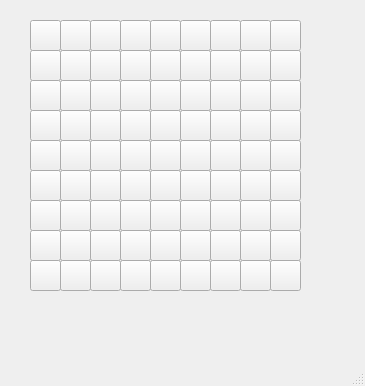
<?xml version="1.0" encoding="UTF-8"?>
<ui version="4.0">
 <class>MainWindow</class>
 <widget class="QMainWindow" name="MainWindow">
  <property name="geometry">
   <rect>
    <x>0</x>
    <y>0</y>
    <width>365</width>
    <height>386</height>
   </rect>
  </property>
  <property name="windowTitle">
   <string>MainWindow</string>
  </property>
  <widget class="QWidget" name="centralwidget">
   <widget class="QPushButton" name="push00">
    <property name="geometry">
     <rect>
      <x>30</x>
      <y>20</y>
      <width>31</width>
      <height>31</height>
     </rect>
    </property>
    <property name="text">
     <string/>
    </property>
   </widget>
   <widget class="QPushButton" name="push01">
    <property name="geometry">
     <rect>
      <x>60</x>
      <y>20</y>
      <width>31</width>
      <height>31</height>
     </rect>
    </property>
    <property name="text">
     <string/>
    </property>
   </widget>
   <widget class="QPushButton" name="pushButton_3">
    <property name="geometry">
     <rect>
      <x>90</x>
      <y>20</y>
      <width>31</width>
      <height>31</height>
     </rect>
    </property>
    <property name="text">
     <string/>
    </property>
   </widget>
   <widget class="QPushButton" name="pushButton_4">
    <property name="geometry">
     <rect>
      <x>120</x>
      <y>20</y>
      <width>31</width>
      <height>31</height>
     </rect>
    </property>
    <property name="text">
     <string/>
    </property>
   </widget>
   <widget class="QPushButton" name="pushButton_5">
    <property name="geometry">
     <rect>
      <x>150</x>
      <y>20</y>
      <width>31</width>
      <height>31</height>
     </rect>
    </property>
    <property name="text">
     <string/>
    </property>
   </widget>
   <widget class="QPushButton" name="pushButton_6">
    <property name="geometry">
     <rect>
      <x>180</x>
      <y>20</y>
      <width>31</width>
      <height>31</height>
     </rect>
    </property>
    <property name="text">
     <string/>
    </property>
   </widget>
   <widget class="QPushButton" name="pushButton_7">
    <property name="geometry">
     <rect>
      <x>210</x>
      <y>20</y>
      <width>31</width>
      <height>31</height>
     </rect>
    </property>
    <property name="text">
     <string/>
    </property>
   </widget>
   <widget class="QPushButton" name="pushButton_8">
    <property name="geometry">
     <rect>
      <x>240</x>
      <y>20</y>
      <width>31</width>
      <height>31</height>
     </rect>
    </property>
    <property name="text">
     <string/>
    </property>
   </widget>
   <widget class="QPushButton" name="pushButton_9">
    <property name="geometry">
     <rect>
      <x>270</x>
      <y>20</y>
      <width>31</width>
      <height>31</height>
     </rect>
    </property>
    <property name="text">
     <string/>
    </property>
   </widget>
   <widget class="QPushButton" name="pushButton_10">
    <property name="geometry">
     <rect>
      <x>180</x>
      <y>50</y>
      <width>31</width>
      <height>31</height>
     </rect>
    </property>
    <property name="text">
     <string/>
    </property>
   </widget>
   <widget class="QPushButton" name="pushButton_11">
    <property name="geometry">
     <rect>
      <x>240</x>
      <y>50</y>
      <width>31</width>
      <height>31</height>
     </rect>
    </property>
    <property name="text">
     <string/>
    </property>
   </widget>
   <widget class="QPushButton" name="pushButton_12">
    <property name="geometry">
     <rect>
      <x>270</x>
      <y>50</y>
      <width>31</width>
      <height>31</height>
     </rect>
    </property>
    <property name="text">
     <string/>
    </property>
   </widget>
   <widget class="QPushButton" name="pushButton_13">
    <property name="geometry">
     <rect>
      <x>30</x>
      <y>50</y>
      <width>31</width>
      <height>31</height>
     </rect>
    </property>
    <property name="text">
     <string/>
    </property>
   </widget>
   <widget class="QPushButton" name="pushButton_14">
    <property name="geometry">
     <rect>
      <x>120</x>
      <y>50</y>
      <width>31</width>
      <height>31</height>
     </rect>
    </property>
    <property name="text">
     <string/>
    </property>
   </widget>
   <widget class="QPushButton" name="pushButton_15">
    <property name="geometry">
     <rect>
      <x>150</x>
      <y>50</y>
      <width>31</width>
      <height>31</height>
     </rect>
    </property>
    <property name="text">
     <string/>
    </property>
   </widget>
   <widget class="QPushButton" name="pushButton_16">
    <property name="geometry">
     <rect>
      <x>210</x>
      <y>50</y>
      <width>31</width>
      <height>31</height>
     </rect>
    </property>
    <property name="text">
     <string/>
    </property>
   </widget>
   <widget class="QPushButton" name="pushButton_17">
    <property name="geometry">
     <rect>
      <x>60</x>
      <y>50</y>
      <width>31</width>
      <height>31</height>
     </rect>
    </property>
    <property name="text">
     <string/>
    </property>
   </widget>
   <widget class="QPushButton" name="pushButton_18">
    <property name="geometry">
     <rect>
      <x>90</x>
      <y>50</y>
      <width>31</width>
      <height>31</height>
     </rect>
    </property>
    <property name="text">
     <string/>
    </property>
   </widget>
   <widget class="QPushButton" name="pushButton_19">
    <property name="geometry">
     <rect>
      <x>180</x>
      <y>80</y>
      <width>31</width>
      <height>31</height>
     </rect>
    </property>
    <property name="text">
     <string/>
    </property>
   </widget>
   <widget class="QPushButton" name="pushButton_20">
    <property name="geometry">
     <rect>
      <x>240</x>
      <y>80</y>
      <width>31</width>
      <height>31</height>
     </rect>
    </property>
    <property name="text">
     <string/>
    </property>
   </widget>
   <widget class="QPushButton" name="pushButton_21">
    <property name="geometry">
     <rect>
      <x>270</x>
      <y>80</y>
      <width>31</width>
      <height>31</height>
     </rect>
    </property>
    <property name="text">
     <string/>
    </property>
   </widget>
   <widget class="QPushButton" name="pushButton_22">
    <property name="geometry">
     <rect>
      <x>30</x>
      <y>80</y>
      <width>31</width>
      <height>31</height>
     </rect>
    </property>
    <property name="text">
     <string/>
    </property>
   </widget>
   <widget class="QPushButton" name="pushButton_23">
    <property name="geometry">
     <rect>
      <x>120</x>
      <y>80</y>
      <width>31</width>
      <height>31</height>
     </rect>
    </property>
    <property name="text">
     <string/>
    </property>
   </widget>
   <widget class="QPushButton" name="pushButton_24">
    <property name="geometry">
     <rect>
      <x>150</x>
      <y>80</y>
      <width>31</width>
      <height>31</height>
     </rect>
    </property>
    <property name="text">
     <string/>
    </property>
   </widget>
   <widget class="QPushButton" name="pushButton_25">
    <property name="geometry">
     <rect>
      <x>210</x>
      <y>80</y>
      <width>31</width>
      <height>31</height>
     </rect>
    </property>
    <property name="text">
     <string/>
    </property>
   </widget>
   <widget class="QPushButton" name="pushButton_26">
    <property name="geometry">
     <rect>
      <x>60</x>
      <y>80</y>
      <width>31</width>
      <height>31</height>
     </rect>
    </property>
    <property name="text">
     <string/>
    </property>
   </widget>
   <widget class="QPushButton" name="pushButton_27">
    <property name="geometry">
     <rect>
      <x>90</x>
      <y>80</y>
      <width>31</width>
      <height>31</height>
     </rect>
    </property>
    <property name="text">
     <string/>
    </property>
   </widget>
   <widget class="QPushButton" name="pushButton_28">
    <property name="geometry">
     <rect>
      <x>180</x>
      <y>110</y>
      <width>31</width>
      <height>31</height>
     </rect>
    </property>
    <property name="text">
     <string/>
    </property>
   </widget>
   <widget class="QPushButton" name="pushButton_29">
    <property name="geometry">
     <rect>
      <x>240</x>
      <y>110</y>
      <width>31</width>
      <height>31</height>
     </rect>
    </property>
    <property name="text">
     <string/>
    </property>
   </widget>
   <widget class="QPushButton" name="pushButton_30">
    <property name="geometry">
     <rect>
      <x>270</x>
      <y>110</y>
      <width>31</width>
      <height>31</height>
     </rect>
    </property>
    <property name="text">
     <string/>
    </property>
   </widget>
   <widget class="QPushButton" name="pushButton_31">
    <property name="geometry">
     <rect>
      <x>30</x>
      <y>110</y>
      <width>31</width>
      <height>31</height>
     </rect>
    </property>
    <property name="text">
     <string/>
    </property>
   </widget>
   <widget class="QPushButton" name="pushButton_32">
    <property name="geometry">
     <rect>
      <x>120</x>
      <y>110</y>
      <width>31</width>
      <height>31</height>
     </rect>
    </property>
    <property name="text">
     <string/>
    </property>
   </widget>
   <widget class="QPushButton" name="pushButton_33">
    <property name="geometry">
     <rect>
      <x>150</x>
      <y>110</y>
      <width>31</width>
      <height>31</height>
     </rect>
    </property>
    <property name="text">
     <string/>
    </property>
   </widget>
   <widget class="QPushButton" name="pushButton_34">
    <property name="geometry">
     <rect>
      <x>210</x>
      <y>110</y>
      <width>31</width>
      <height>31</height>
     </rect>
    </property>
    <property name="text">
     <string/>
    </property>
   </widget>
   <widget class="QPushButton" name="pushButton_35">
    <property name="geometry">
     <rect>
      <x>60</x>
      <y>110</y>
      <width>31</width>
      <height>31</height>
     </rect>
    </property>
    <property name="text">
     <string/>
    </property>
   </widget>
   <widget class="QPushButton" name="pushButton_36">
    <property name="geometry">
     <rect>
      <x>90</x>
      <y>110</y>
      <width>31</width>
      <height>31</height>
     </rect>
    </property>
    <property name="text">
     <string/>
    </property>
   </widget>
   <widget class="QPushButton" name="pushButton_37">
    <property name="geometry">
     <rect>
      <x>180</x>
      <y>140</y>
      <width>31</width>
      <height>31</height>
     </rect>
    </property>
    <property name="text">
     <string/>
    </property>
   </widget>
   <widget class="QPushButton" name="pushButton_38">
    <property name="geometry">
     <rect>
      <x>240</x>
      <y>140</y>
      <width>31</width>
      <height>31</height>
     </rect>
    </property>
    <property name="text">
     <string/>
    </property>
   </widget>
   <widget class="QPushButton" name="pushButton_39">
    <property name="geometry">
     <rect>
      <x>270</x>
      <y>140</y>
      <width>31</width>
      <height>31</height>
     </rect>
    </property>
    <property name="text">
     <string/>
    </property>
   </widget>
   <widget class="QPushButton" name="pushButton_40">
    <property name="geometry">
     <rect>
      <x>30</x>
      <y>140</y>
      <width>31</width>
      <height>31</height>
     </rect>
    </property>
    <property name="text">
     <string/>
    </property>
   </widget>
   <widget class="QPushButton" name="pushButton_41">
    <property name="geometry">
     <rect>
      <x>120</x>
      <y>140</y>
      <width>31</width>
      <height>31</height>
     </rect>
    </property>
    <property name="text">
     <string/>
    </property>
   </widget>
   <widget class="QPushButton" name="pushButton_42">
    <property name="geometry">
     <rect>
      <x>150</x>
      <y>140</y>
      <width>31</width>
      <height>31</height>
     </rect>
    </property>
    <property name="text">
     <string/>
    </property>
   </widget>
   <widget class="QPushButton" name="pushButton_43">
    <property name="geometry">
     <rect>
      <x>210</x>
      <y>140</y>
      <width>31</width>
      <height>31</height>
     </rect>
    </property>
    <property name="text">
     <string/>
    </property>
   </widget>
   <widget class="QPushButton" name="pushButton_44">
    <property name="geometry">
     <rect>
      <x>60</x>
      <y>140</y>
      <width>31</width>
      <height>31</height>
     </rect>
    </property>
    <property name="text">
     <string/>
    </property>
   </widget>
   <widget class="QPushButton" name="pushButton_45">
    <property name="geometry">
     <rect>
      <x>90</x>
      <y>140</y>
      <width>31</width>
      <height>31</height>
     </rect>
    </property>
    <property name="text">
     <string/>
    </property>
   </widget>
   <widget class="QPushButton" name="pushButton_46">
    <property name="geometry">
     <rect>
      <x>180</x>
      <y>170</y>
      <width>31</width>
      <height>31</height>
     </rect>
    </property>
    <property name="text">
     <string/>
    </property>
   </widget>
   <widget class="QPushButton" name="pushButton_47">
    <property name="geometry">
     <rect>
      <x>240</x>
      <y>170</y>
      <width>31</width>
      <height>31</height>
     </rect>
    </property>
    <property name="text">
     <string/>
    </property>
   </widget>
   <widget class="QPushButton" name="pushButton_48">
    <property name="geometry">
     <rect>
      <x>270</x>
      <y>170</y>
      <width>31</width>
      <height>31</height>
     </rect>
    </property>
    <property name="text">
     <string/>
    </property>
   </widget>
   <widget class="QPushButton" name="pushButton_49">
    <property name="geometry">
     <rect>
      <x>30</x>
      <y>170</y>
      <width>31</width>
      <height>31</height>
     </rect>
    </property>
    <property name="text">
     <string/>
    </property>
   </widget>
   <widget class="QPushButton" name="pushButton_50">
    <property name="geometry">
     <rect>
      <x>120</x>
      <y>170</y>
      <width>31</width>
      <height>31</height>
     </rect>
    </property>
    <property name="text">
     <string/>
    </property>
   </widget>
   <widget class="QPushButton" name="pushButton_51">
    <property name="geometry">
     <rect>
      <x>150</x>
      <y>170</y>
      <width>31</width>
      <height>31</height>
     </rect>
    </property>
    <property name="text">
     <string/>
    </property>
   </widget>
   <widget class="QPushButton" name="pushButton_52">
    <property name="geometry">
     <rect>
      <x>210</x>
      <y>170</y>
      <width>31</width>
      <height>31</height>
     </rect>
    </property>
    <property name="text">
     <string/>
    </property>
   </widget>
   <widget class="QPushButton" name="pushButton_53">
    <property name="geometry">
     <rect>
      <x>60</x>
      <y>170</y>
      <width>31</width>
      <height>31</height>
     </rect>
    </property>
    <property name="text">
     <string/>
    </property>
   </widget>
   <widget class="QPushButton" name="pushButton_54">
    <property name="geometry">
     <rect>
      <x>90</x>
      <y>170</y>
      <width>31</width>
      <height>31</height>
     </rect>
    </property>
    <property name="text">
     <string/>
    </property>
   </widget>
   <widget class="QPushButton" name="pushButton_55">
    <property name="geometry">
     <rect>
      <x>180</x>
      <y>200</y>
      <width>31</width>
      <height>31</height>
     </rect>
    </property>
    <property name="text">
     <string/>
    </property>
   </widget>
   <widget class="QPushButton" name="pushButton_56">
    <property name="geometry">
     <rect>
      <x>240</x>
      <y>200</y>
      <width>31</width>
      <height>31</height>
     </rect>
    </property>
    <property name="text">
     <string/>
    </property>
   </widget>
   <widget class="QPushButton" name="pushButton_57">
    <property name="geometry">
     <rect>
      <x>270</x>
      <y>200</y>
      <width>31</width>
      <height>31</height>
     </rect>
    </property>
    <property name="text">
     <string/>
    </property>
   </widget>
   <widget class="QPushButton" name="pushButton_58">
    <property name="geometry">
     <rect>
      <x>30</x>
      <y>200</y>
      <width>31</width>
      <height>31</height>
     </rect>
    </property>
    <property name="text">
     <string/>
    </property>
   </widget>
   <widget class="QPushButton" name="pushButton_59">
    <property name="geometry">
     <rect>
      <x>120</x>
      <y>200</y>
      <width>31</width>
      <height>31</height>
     </rect>
    </property>
    <property name="text">
     <string/>
    </property>
   </widget>
   <widget class="QPushButton" name="pushButton_60">
    <property name="geometry">
     <rect>
      <x>150</x>
      <y>200</y>
      <width>31</width>
      <height>31</height>
     </rect>
    </property>
    <property name="text">
     <string/>
    </property>
   </widget>
   <widget class="QPushButton" name="pushButton_61">
    <property name="geometry">
     <rect>
      <x>210</x>
      <y>200</y>
      <width>31</width>
      <height>31</height>
     </rect>
    </property>
    <property name="text">
     <string/>
    </property>
   </widget>
   <widget class="QPushButton" name="pushButton_62">
    <property name="geometry">
     <rect>
      <x>60</x>
      <y>200</y>
      <width>31</width>
      <height>31</height>
     </rect>
    </property>
    <property name="text">
     <string/>
    </property>
   </widget>
   <widget class="QPushButton" name="pushButton_63">
    <property name="geometry">
     <rect>
      <x>90</x>
      <y>200</y>
      <width>31</width>
      <height>31</height>
     </rect>
    </property>
    <property name="text">
     <string/>
    </property>
   </widget>
   <widget class="QPushButton" name="pushButton_64">
    <property name="geometry">
     <rect>
      <x>180</x>
      <y>230</y>
      <width>31</width>
      <height>31</height>
     </rect>
    </property>
    <property name="text">
     <string/>
    </property>
   </widget>
   <widget class="QPushButton" name="pushButton_65">
    <property name="geometry">
     <rect>
      <x>240</x>
      <y>230</y>
      <width>31</width>
      <height>31</height>
     </rect>
    </property>
    <property name="text">
     <string/>
    </property>
   </widget>
   <widget class="QPushButton" name="pushButton_66">
    <property name="geometry">
     <rect>
      <x>270</x>
      <y>230</y>
      <width>31</width>
      <height>31</height>
     </rect>
    </property>
    <property name="text">
     <string/>
    </property>
   </widget>
   <widget class="QPushButton" name="pushButton_67">
    <property name="geometry">
     <rect>
      <x>30</x>
      <y>230</y>
      <width>31</width>
      <height>31</height>
     </rect>
    </property>
    <property name="text">
     <string/>
    </property>
   </widget>
   <widget class="QPushButton" name="pushButton_68">
    <property name="geometry">
     <rect>
      <x>120</x>
      <y>230</y>
      <width>31</width>
      <height>31</height>
     </rect>
    </property>
    <property name="text">
     <string/>
    </property>
   </widget>
   <widget class="QPushButton" name="pushButton_69">
    <property name="geometry">
     <rect>
      <x>150</x>
      <y>230</y>
      <width>31</width>
      <height>31</height>
     </rect>
    </property>
    <property name="text">
     <string/>
    </property>
   </widget>
   <widget class="QPushButton" name="pushButton_70">
    <property name="geometry">
     <rect>
      <x>210</x>
      <y>230</y>
      <width>31</width>
      <height>31</height>
     </rect>
    </property>
    <property name="text">
     <string/>
    </property>
   </widget>
   <widget class="QPushButton" name="pushButton_71">
    <property name="geometry">
     <rect>
      <x>60</x>
      <y>230</y>
      <width>31</width>
      <height>31</height>
     </rect>
    </property>
    <property name="text">
     <string/>
    </property>
   </widget>
   <widget class="QPushButton" name="pushButton_72">
    <property name="geometry">
     <rect>
      <x>90</x>
      <y>230</y>
      <width>31</width>
      <height>31</height>
     </rect>
    </property>
    <property name="text">
     <string/>
    </property>
   </widget>
   <widget class="QPushButton" name="pushButton_73">
    <property name="geometry">
     <rect>
      <x>180</x>
      <y>260</y>
      <width>31</width>
      <height>31</height>
     </rect>
    </property>
    <property name="text">
     <string/>
    </property>
   </widget>
   <widget class="QPushButton" name="pushButton_74">
    <property name="geometry">
     <rect>
      <x>240</x>
      <y>260</y>
      <width>31</width>
      <height>31</height>
     </rect>
    </property>
    <property name="text">
     <string/>
    </property>
   </widget>
   <widget class="QPushButton" name="pushButton_75">
    <property name="geometry">
     <rect>
      <x>270</x>
      <y>260</y>
      <width>31</width>
      <height>31</height>
     </rect>
    </property>
    <property name="text">
     <string/>
    </property>
   </widget>
   <widget class="QPushButton" name="pushButton_76">
    <property name="geometry">
     <rect>
      <x>30</x>
      <y>260</y>
      <width>31</width>
      <height>31</height>
     </rect>
    </property>
    <property name="text">
     <string/>
    </property>
   </widget>
   <widget class="QPushButton" name="pushButton_77">
    <property name="geometry">
     <rect>
      <x>120</x>
      <y>260</y>
      <width>31</width>
      <height>31</height>
     </rect>
    </property>
    <property name="text">
     <string/>
    </property>
   </widget>
   <widget class="QPushButton" name="pushButton_78">
    <property name="geometry">
     <rect>
      <x>150</x>
      <y>260</y>
      <width>31</width>
      <height>31</height>
     </rect>
    </property>
    <property name="text">
     <string/>
    </property>
   </widget>
   <widget class="QPushButton" name="pushButton_79">
    <property name="geometry">
     <rect>
      <x>210</x>
      <y>260</y>
      <width>31</width>
      <height>31</height>
     </rect>
    </property>
    <property name="text">
     <string/>
    </property>
   </widget>
   <widget class="QPushButton" name="pushButton_80">
    <property name="geometry">
     <rect>
      <x>60</x>
      <y>260</y>
      <width>31</width>
      <height>31</height>
     </rect>
    </property>
    <property name="text">
     <string/>
    </property>
   </widget>
   <widget class="QPushButton" name="pushButton_81">
    <property name="geometry">
     <rect>
      <x>90</x>
      <y>260</y>
      <width>31</width>
      <height>31</height>
     </rect>
    </property>
    <property name="text">
     <string/>
    </property>
   </widget>
  </widget>
  <widget class="QMenuBar" name="menubar">
   <property name="geometry">
    <rect>
     <x>0</x>
     <y>0</y>
     <width>365</width>
     <height>26</height>
    </rect>
   </property>
  </widget>
  <widget class="QStatusBar" name="statusbar"/>
 </widget>
 <resources/>
 <connections/>
</ui>
